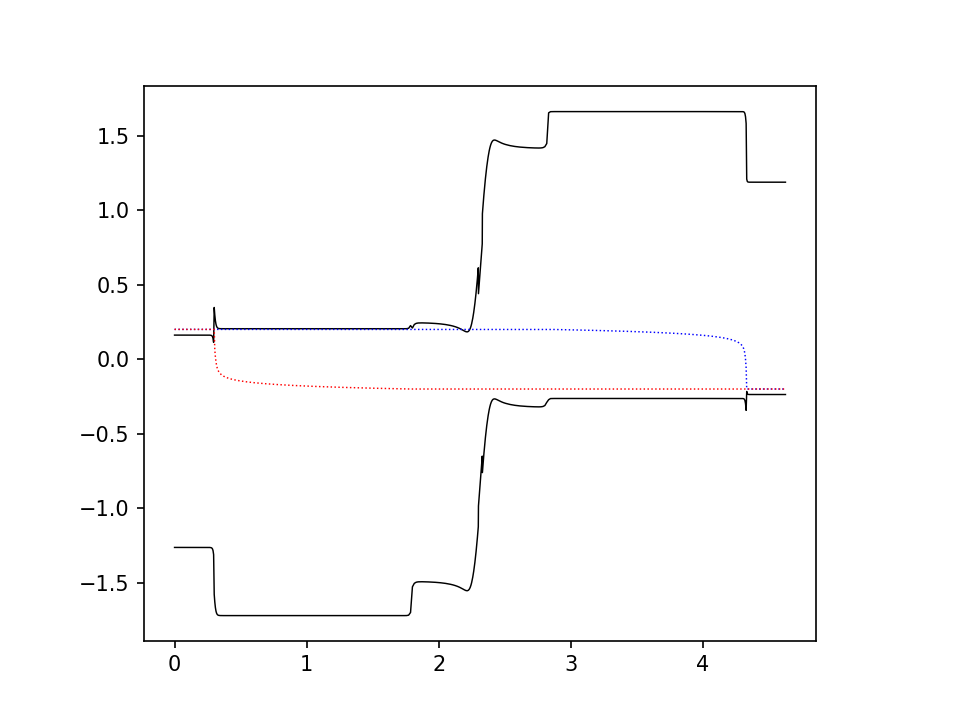

This figure's Python source:
# -*- coding: utf-8 -*-

import numpy as np
import matplotlib.pyplot as plt
from sample_slice import sl
from ld_1d import LaserDiode1D

plt.rc('lines', linewidth=0.7)
plt.rc('figure.subplot', left=0.15, right=0.85)

ld = LaserDiode1D(slc=sl, ar_inds=3,
                  L=3000e-4, w=100e-4,
                  R1=0.95, R2=0.05,
                  lam=0.87e-4, ng=3.9,
                  alpha_i=0.5, beta_sp=1e-4)
ld.gen_nonuniform_mesh(y_ext=[0.5, 0.5])
ld.solve_waveguide(remove_layers=[1,1])
ld.make_dimensionless()
ld.solve_equilibrium()

voltages = np.arange(0, 2.5, 0.1)
s_values = np.zeros_like(voltages)
for i, v in enumerate(voltages):
    print('%.2f'%v, end=', ')
    ld.lasing_init(v)
    fluct = 1
    while fluct>1e-7:
        fluct = ld.lasing_step(0.1, (1.0, 0.1), 'mSG')
    s_values[i] = ld.sol['S']
    print('%d, %.3e' % (ld.iterations, ld.sol['S']))

ld.original_units()
x = ld.xin * 1e4

plt.figure('Band diagram')
plt.plot(x, ld.yin['Ec']-ld.sol['psi'], color='k')
plt.plot(x, ld.yin['Ev']-ld.sol['psi'], color='k')
plt.plot(x, -ld.sol['phi_n'], 'b:')
plt.plot(x, -ld.sol['phi_p'], 'r:')
# plt.savefig('test2.png', dpi=150)

plt.figure('Concentrations')
plt.plot(x, ld.yin['Ec']-ld.sol['psi'], color='k')
plt.plot(x, ld.yin['Ev']-ld.sol['psi'], color='k')
plt.twinx()
plt.plot(x, ld.sol['n'], 'b-')
plt.plot(x, ld.sol['p'], 'r-')
plt.yscale('log')
